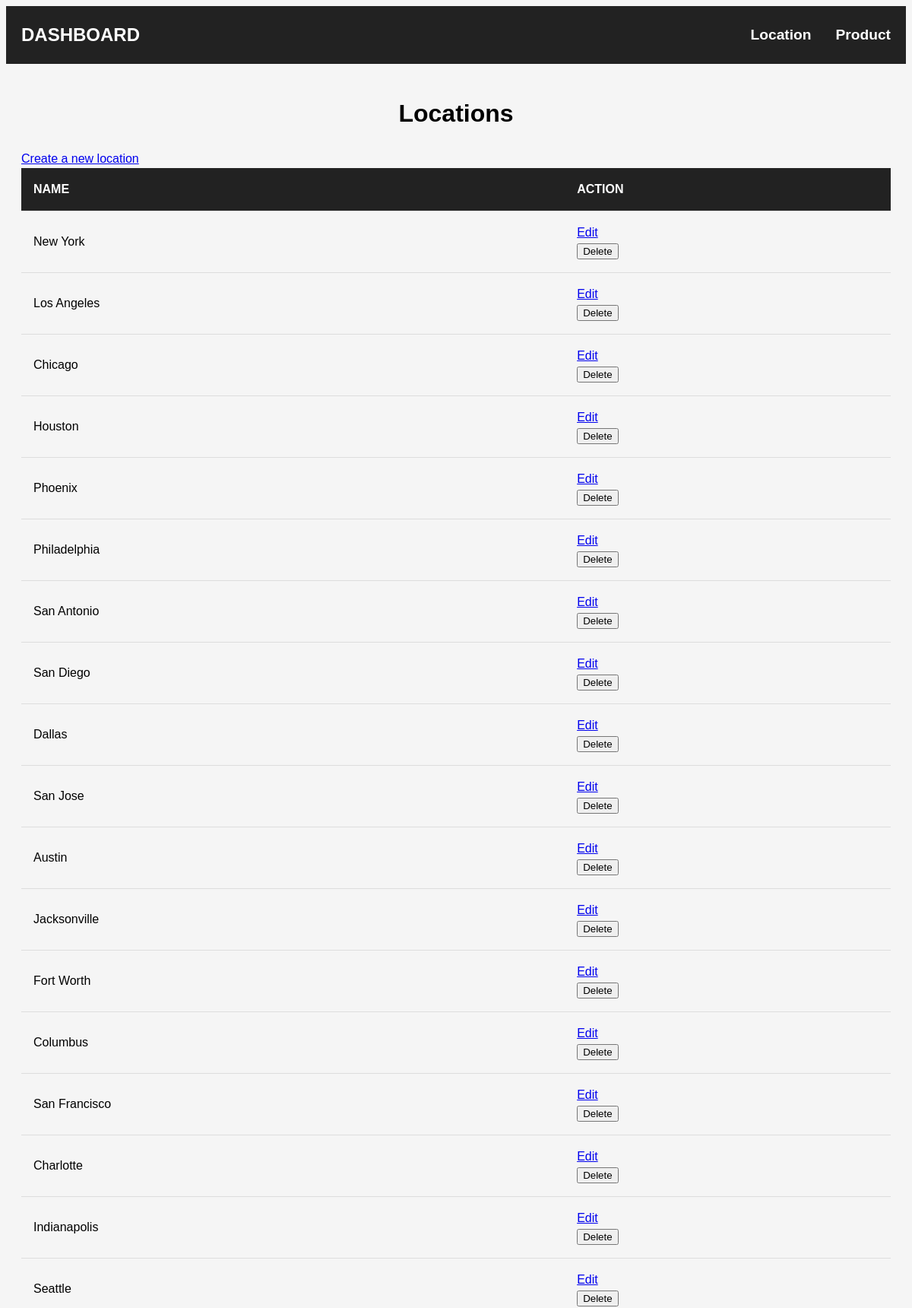
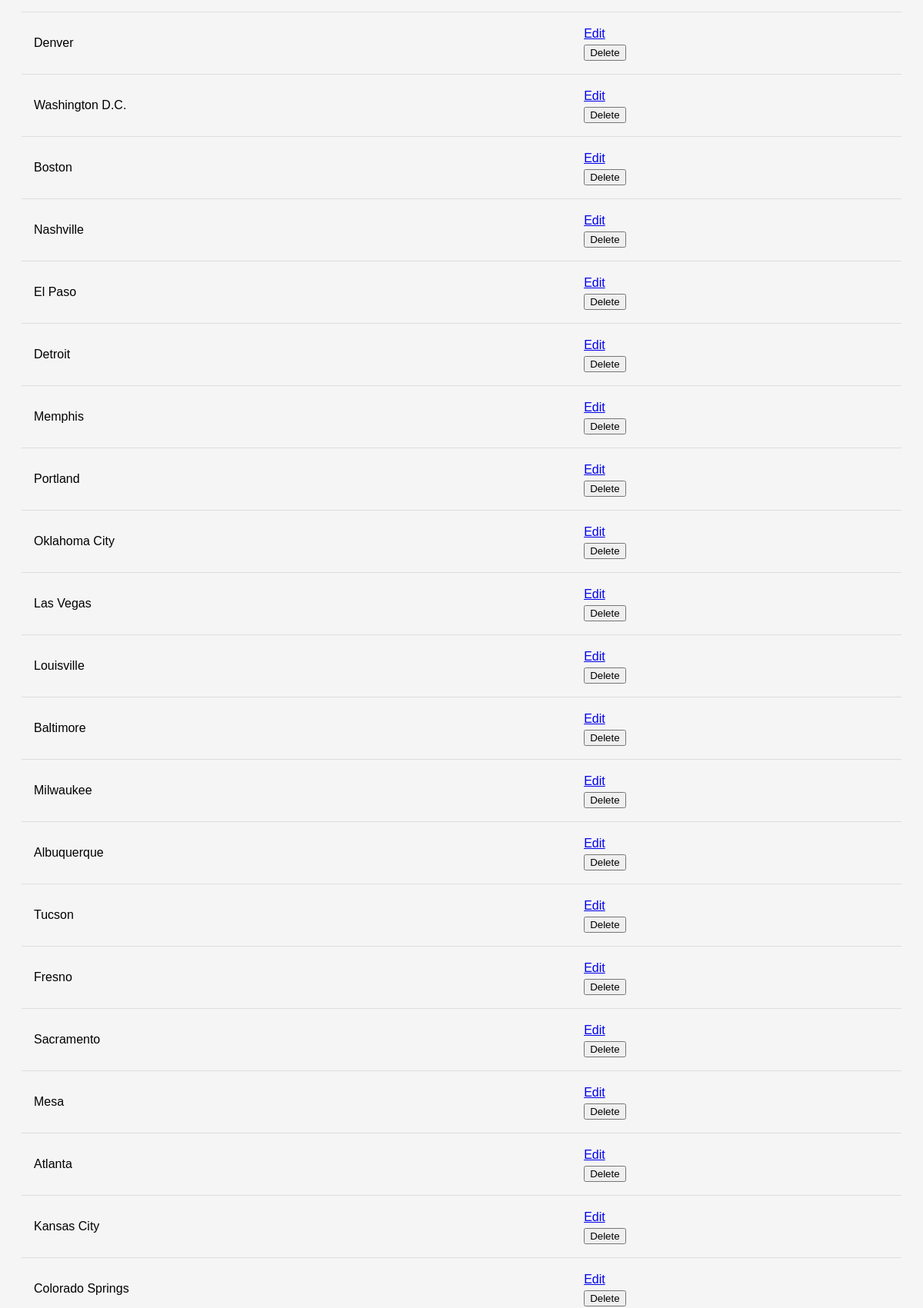
The page /markets/lacations/ (upper part) on the database its author committed (2 pictures, top to bottom).
### markets/models.py (models this page shows, shortened)
class Location(models.Model):
    location_name = models.CharField(
        max_length=225,
        null=True,
        blank=True,
        verbose_name='Название места'
    )
    class Meta:
        verbose_name = 'Location'
        verbose_name_plural = 'locations'

### markets/views.py (the view)
# urls.py: path('lacations/', views.location_list, name='location_list'),
def location_list(request):
    locations = Location.objects.all()
    context = {'locations': locations}
    return render(request, 'location_list.html', context)

### markets/templates/location_list.html (shortened to what this page needs)
{% extends 'index.html' %}
{% block content %}
  <h1>Locations</h1>
  <div class="row mb-3">
    <div class="col-6">
      <a href="{% url 'markets:location_create' %}" class="btn btn-primary">Create a new location</a>
    </div>
  </div>
  <table class="table table-striped">
    <thead>
      <tr>
        <th>Name</th>
        <th>Action</th>
      </tr>
    </thead>
    <tbody>
      {% for location in locations %}
      <tr>
        <td>{{ location.location_name }}</td>
        <td>
          <a href="{% url 'markets:location_update' location.id %}" class="btn btn-outline-primary btn-sm me-2">Edit</a>
          <form method="post" action="{% url 'markets:location_delete' location.id %}" class="d-inline">
            <button type="submit" class="btn btn-outline-danger btn-sm">Delete</button>
          </form>
        </td>
      </tr>
      {% empty %}
      <tr>
        <td colspan="2">No locations found.</td>
      </tr>
      {% endfor %}
    </tbody>
  </table>
{% endblock %}

### markets/templates/index.html (style rules this page uses)
body { font-family: Arial, sans-serif; font-size: 16px; line-height: 1.5; background-color: #f5f5f5; }
h1 { font-size: 2rem; font-weight: bold; margin-bottom: 1.5rem; text-align: center; }
table { width: 100%; border-collapse: collapse; margin-bottom: 2rem; }
th, td { padding: 1rem; text-align: left; border-bottom: 1px solid #ddd; }
th { background-color: #222; color: #fff; font-weight: bold; text-transform: uppercase; }

### rows shown on the page
Location: location_name "New York"
Location: location_name "Los Angeles"
Location: location_name "Chicago"
Location: location_name "Houston"
Location: location_name "Phoenix"
Location: location_name "Philadelphia"
Location: location_name "San Antonio"
Location: location_name "San Diego"
Location: location_name "Dallas"
Location: location_name "San Jose"
Location: location_name "Austin"
Location: location_name "Jacksonville"
Location: location_name "Fort Worth"
Location: location_name "Columbus"
Location: location_name "San Francisco"
Location: location_name "Charlotte"
Location: location_name "Indianapolis"
Location: location_name "Seattle"
Location: location_name "Denver"
Location: location_name "Washington D.C."
Location: location_name "Boston"
Location: location_name "Nashville"
Location: location_name "El Paso"
Location: location_name "Detroit"
Location: location_name "Memphis"
Location: location_name "Portland"
Location: location_name "Oklahoma City"
Location: location_name "Las Vegas"
Location: location_name "Louisville"
Location: location_name "Baltimore"
Location: location_name "Milwaukee"
Location: location_name "Albuquerque"
Location: location_name "Tucson"
Location: location_name "Fresno"
Location: location_name "Sacramento"
Location: location_name "Mesa"
Location: location_name "Atlanta"
Location: location_name "Kansas City"
Location: location_name "Colorado Springs"
